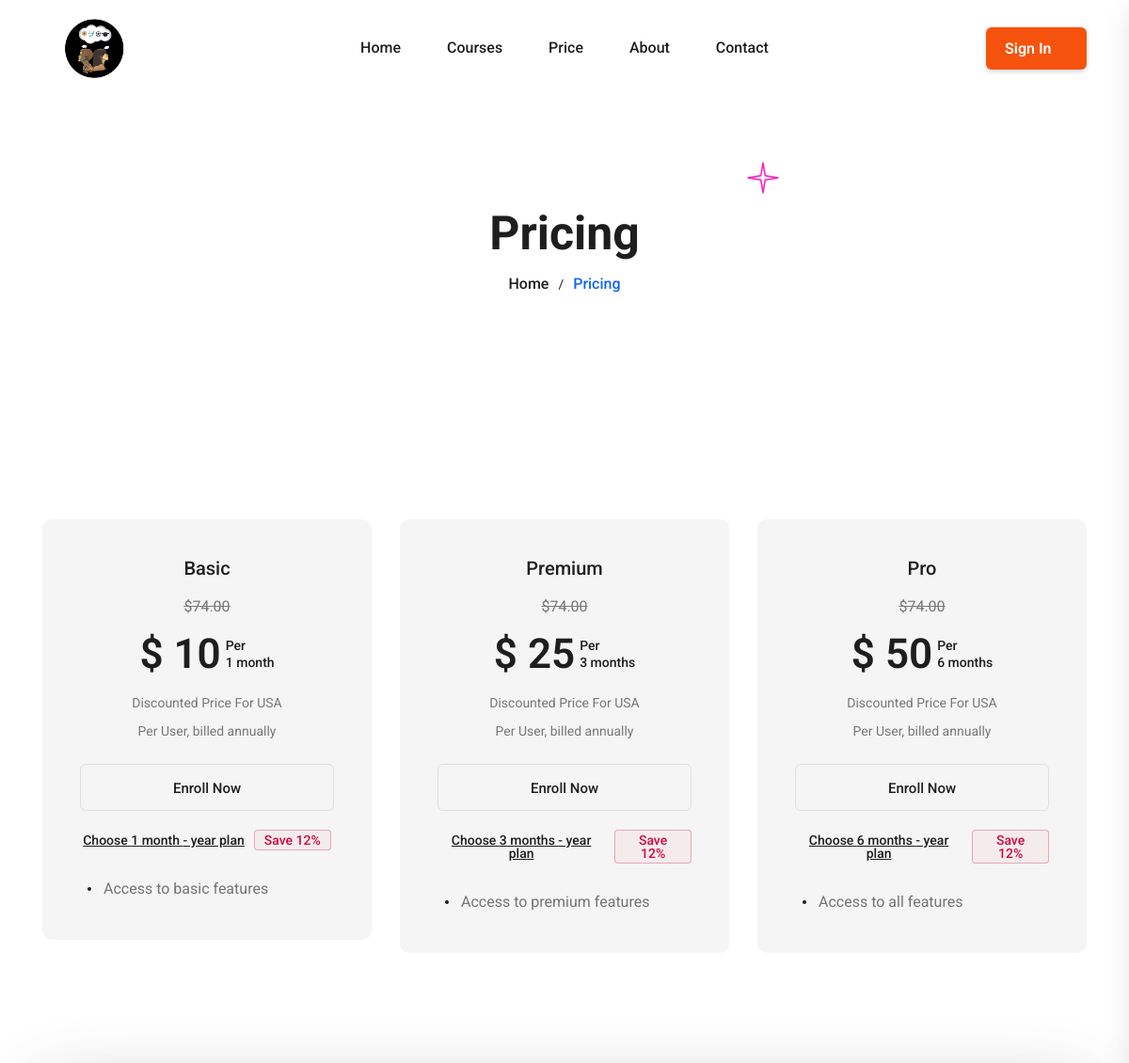
The page /Pages/price.php (upper part) on the database as committed earlier.
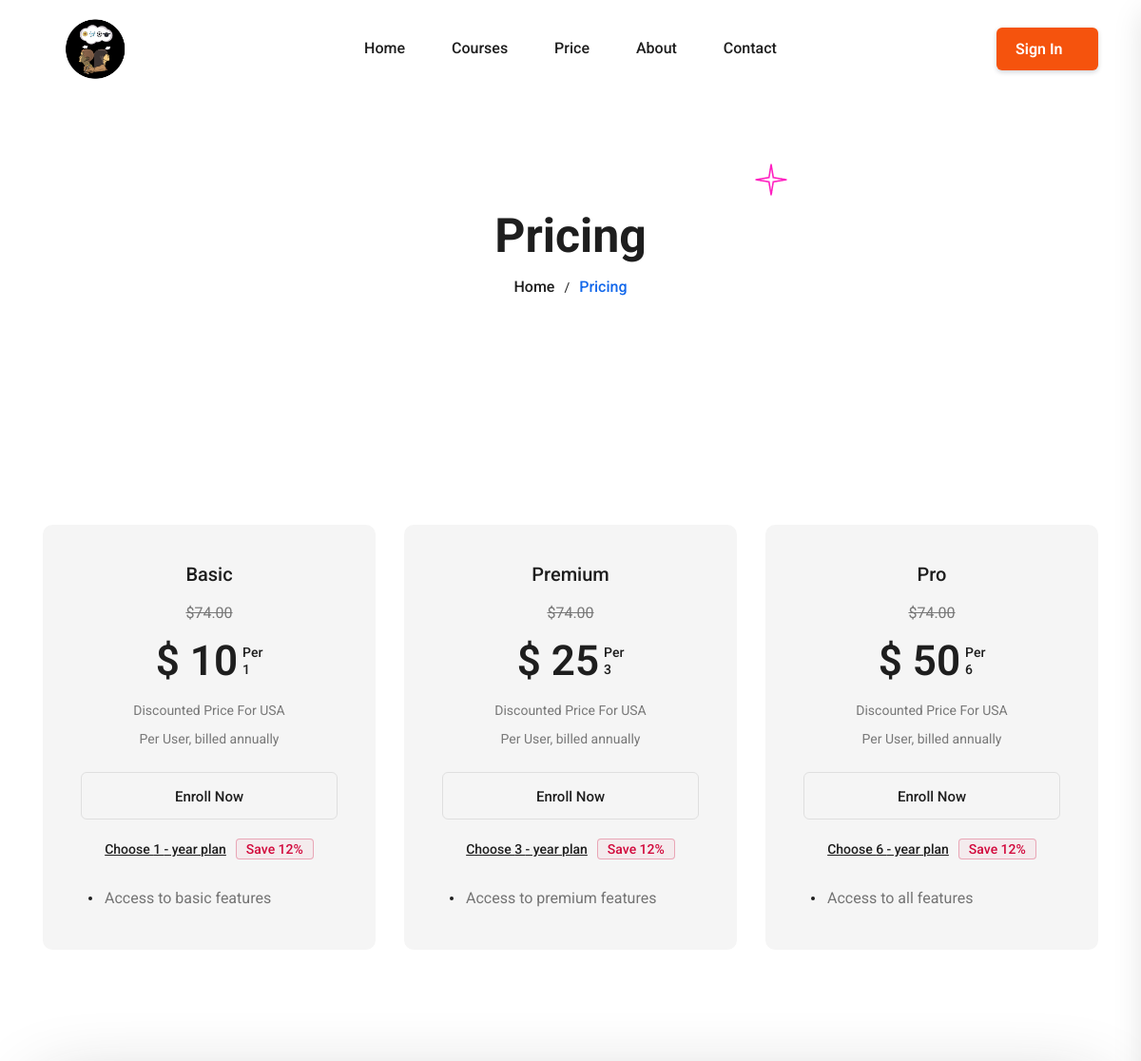
The same page on the database as committed later.
### tables this page shows
CREATE TABLE `subscription_plan` (
  `id` int(11) NOT NULL,
  `subscription_id` int(11) NOT NULL,
  `plan_name` varchar(255) NOT NULL,
  `description` varchar(255) NOT NULL,
  `duration` int(255) NOT NULL,
  `price` int(255) NOT NULL,
  `created_at` datetime NOT NULL DEFAULT current_timestamp() ON UPDATE current_timestamp()
);

### Pages/price.php (the view, shortened to what this page needs)
<!Doctype html>
<html class="no-js" lang="zxx">
<head>
    <link rel="stylesheet" href="../assets/css/bootstrap.min.css">
    <link rel="stylesheet" href="../assets/css/animate.min.css">
    <link rel="stylesheet" href="../assets/css/magnific-popup.css">
    <link rel="stylesheet" href="../assets/css/fontawesome-all.min.css">
    <link rel="stylesheet" href="../assets/css/odometer.min.css">
    <link rel="stylesheet" href="../assets/css/nice-select.css">
    <link rel="stylesheet" href="../assets/css/meanmenu.css">
    <link rel="stylesheet" href="../assets/css/swiper-bundle.min.css">
    <link rel="stylesheet" href="../assets/css/main.css">
</head>
<body>
    <?php include('../includes/navbar.php'); ?>
    <main>
        <section class="breadcrumb-area bg-default" data-background="../assets/img/breadcrumb/breadcrumb-bg.jpg">
            <img src="../assets/img/breadcrumb/shape-1.png" alt class="breadcrumb-shape">
            <div class="container">
                <div class="row">
                    <div class="col-12">
                        <div class="breadcrumb-content">
                            <h2 class="breadcrumb-title">Pricing</h2>
                            <div class="breadcrumb-list">
                                <a href>Home</a>
                                <span>Pricing</span>
                            </div>
                        </div>
                    </div>
                </div>
            </div>
        </section>
        <section class="innerPage_price-area pt-120 pb-90">
            <div class="container">
                <div class="row">
                    <?php
                    $sql = "SELECT * FROM subscription_plan";
                    $result = $dbh->query($sql);
                    if ($result->rowCount() > 0) {
                        while ($row = $result->fetch(PDO::FETCH_ASSOC)) {
                            ?>
                            <div class="col-xl-4 col-lg-6 col-md-6">
                                <div class="h2_price-item mb-30">
                                    <div class="h2_price-item-title">
                                        <h5>
                                            <?php echo $row["plan_name"]; ?>
                                        </h5>
                                    </div>
                                    <div class="h2_price-amount">
                                        <del>$74.00</del>
                                        <div class="h2_price-amount-info">
                                            <h2>$
                                                <?php echo $row["price"]; ?>
                                            </h2>
                                            <p>
                                                <span>Per</span>
                                                <span>
                                                    <?php echo $row["duration"]; ?>
                                                </span>
                                            </p>
                                        </div>
                                    </div>
                                    <div class="h2_price-middle-info">
                                        <p class="h2_price-middle-info-1">Discounted Price For USA</p>
                                        <p class="h2_price-middle-info-2">Per User, billed annually</p>
                                    </div>
                                    <div class="h2_price-button">
                                        <a href="../student/Dashboard/Pages/subscription_form.php?subscription_id=<?php echo $row["subscription_id"]; ?>">Enroll Now</a>
                                    </div>
                                    <div class="h2_price-content">
                                        <div class="h2_price-content-top">
                                            <a href="#">Choose
                                                <?php echo $row["duration"]; ?> - year plan
                                            </a><span>Save 12%</span>
                                        </div>
                                        <div class="h2_price-content-list">
                                            <ul>
                                                <li>
                                                    <?php echo $row["description"]; ?>
                                                </li>
                                            </ul>
                                        </div>
                                    </div>
                                </div>
                            </div>
                            <?php
                        }
                    } else {
                        echo "0 results";
                    }
                    ?>
                </div>
            </div>
        </section>
    </main>
</body>
</html>

Rows that differ between the two databases and show on the page:
changed subscription_plan "Basic": duration "1 month" → "1"
changed subscription_plan "Premium": duration "3 months" → "3"
changed subscription_plan "Pro": duration "6 months" → "6"
